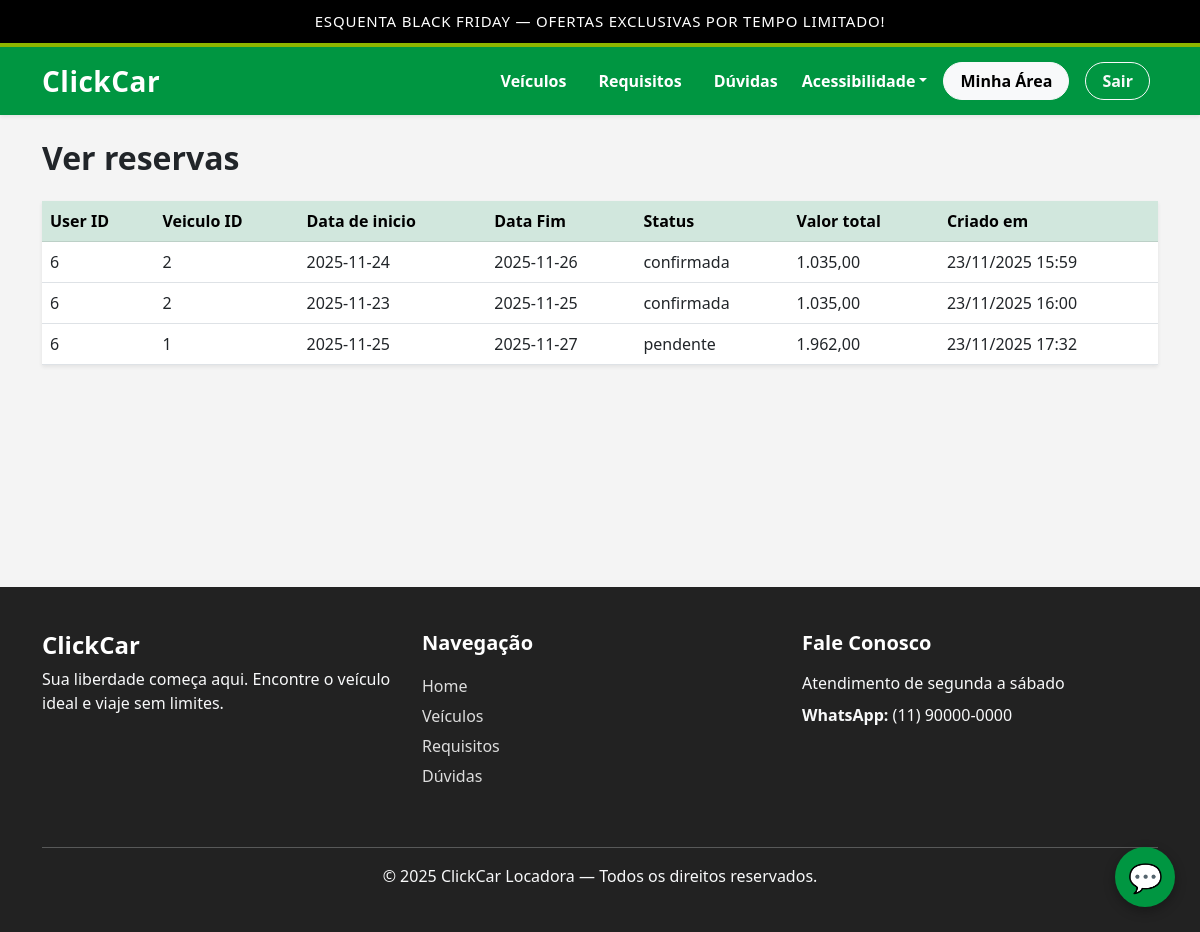
/minhasreservas/6 (signed in), run on an earlier commit of the app's database.
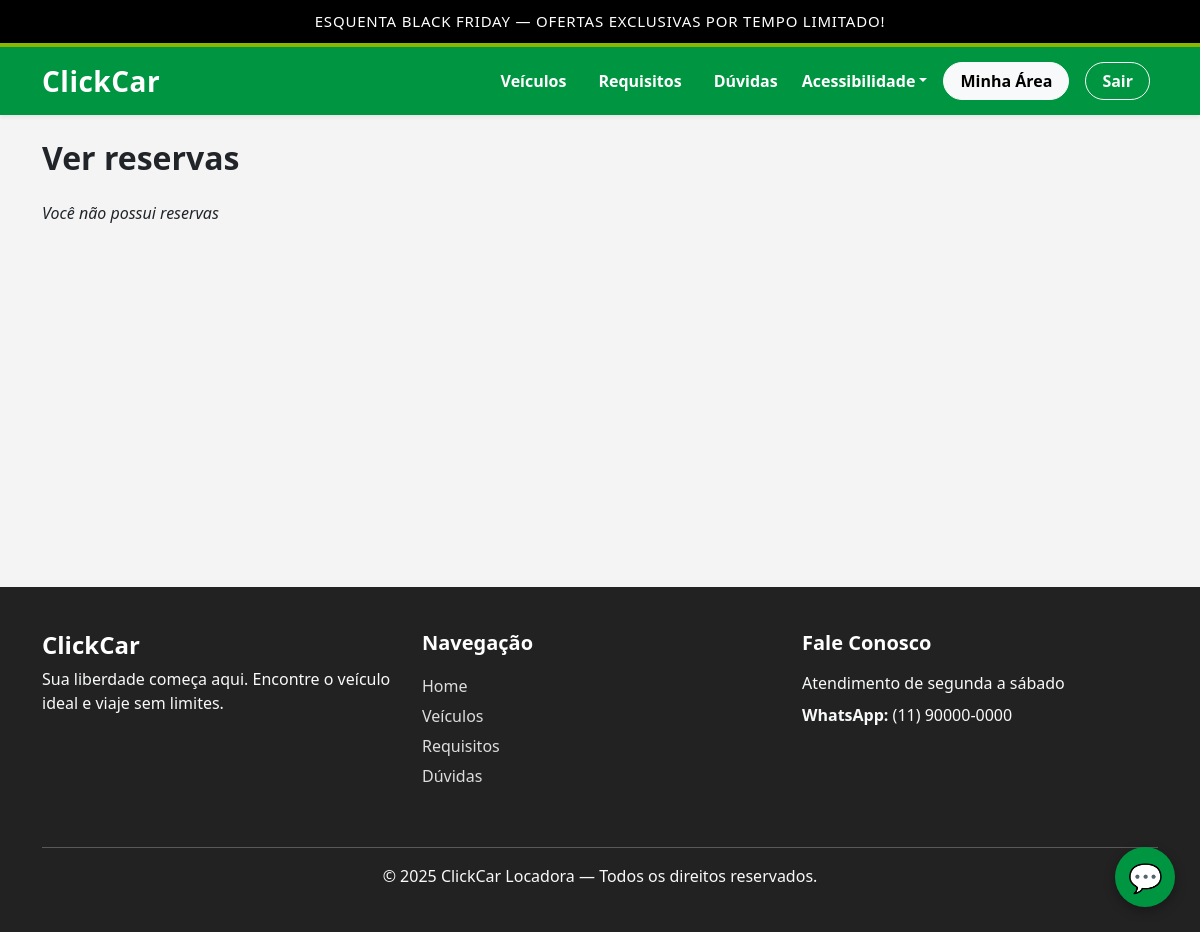
And on a later commit of the database.
### models/models.py (models this page shows)
class Reserva(db.Model):
    __tablename__ = 'reservas'
    id = db.Column(db.Integer, primary_key=True)
    user_id = db.Column(db.Integer, db.ForeignKey(
        'usuarios.id'), nullable=False)
    veiculo_id = db.Column(db.Integer, db.ForeignKey(
        'veiculos.id'), nullable=False)
    data_inicio = db.Column(db.Date, nullable=False)
    data_fim = db.Column(db.Date, nullable=False)
    status = db.Column(db.String(30), default='pendente')
    valor_total = db.Column(db.Float)
    criado_em = db.Column(db.DateTime, default=datetime.utcnow)
    veiculo = db.relationship('Veiculo', backref='reservas')

### controllers/controller.py (the view)
@main.route("/minhasreservas/<int:user_id>")
def customer_rentals(user_id):
    usuario_logado_id = logged_cliente()
    print(usuario_logado_id, user_id)
    if (str(user_id) == usuario_logado_id):
        db = SessionLocal()
        reservas = db.query(Reserva).filter_by(user_id=user_id).all()
        print(reservas)
        return render_template("customer/users_rentals.html", reservas=reservas)
    flash("Você não está autorizado a entrar nessa página", "error")
    return redirect(url_for("main.index"))

### app.py (called while the page is built)
@login_manager.user_loader
def load_user(user_id):
    return Usuario.query.get(int(user_id))

### controllers/controller.py (called while the page is built)
def format_brl(value):
    try:
        number = float(value)
    except:
        return "0,00"
    formatted = f"{number:,.2f}"  # exemplo -> "1,234,567.89"
    inteiro, decimal = formatted.split(".")
    inteiro = inteiro.replace(",", ".")
    return f"{inteiro},{decimal}"

def brl(value):
    return format_brl(value)

def datebr(value):
    return value.strftime('%d/%m/%Y %H:%M')

def logged_cliente():
    return request.cookies.get("cliente_id")

### templates/customer/users_rentals.html (shortened to what this page needs)
{% extends 'base.html' %}
{% block content %}
<h2 class="fw-bold mb-4">Ver reservas</h2>
<table class="table table-hover shadow-sm bg-white">
     {% if reservas %}
    <thead class="table-success">
        <tr>
            <th>User ID</th>
            <th>Veiculo ID</th>
            <th>Data de inicio</th>
            <th>Data Fim</th>
            <th>Status</th>
            <th>Valor total</th>
            <th>Criado em</th>
        </tr>
    </thead>
    <tbody>
        {% for r in reservas %}
        <tr>
            <td>{{ r.user_id }}</td>
            <td>{{ r.veiculo_id }}</td>
            <td>{{ r.data_inicio }}</td>
            <td>{{ r.data_fim }}</td>
            <td>{{ r.status }}</td>
            <td>{{ r.valor_total|brl  }}</td>
            <td>{{ r.criado_em|datebr }}</td>
        </tr>
        {% endfor %}
    </tbody>
    {% else %}
    <p><i>Você não possui reservas</i></p>
    {% endif %}
</table>
{% endblock %}

What changed in the data, as far as the page shows it:
removed Reserva: user_id "6", veiculo_id "2", data_inicio "2025-11-24", data_fim "2025-11-26", status "confirmada", valor_total|brl "1.035,00", criado_em "23/11/2025 15:59"
removed Reserva: user_id "6", veiculo_id "2", data_inicio "2025-11-23", data_fim "2025-11-25", status "confirmada", valor_total|brl "1.035,00", criado_em "23/11/2025 16:00"
removed Reserva: user_id "6", veiculo_id "1", data_inicio "2025-11-25", data_fim "2025-11-27", status "pendente", valor_total|brl "1.962,00", criado_em "23/11/2025 17:32"
Also different on the page:
text no longer shown: "User ID Veiculo ID Data de inicio Data Fim Status Valor total Criado em"
text now shown: "Você não possui reservas"
